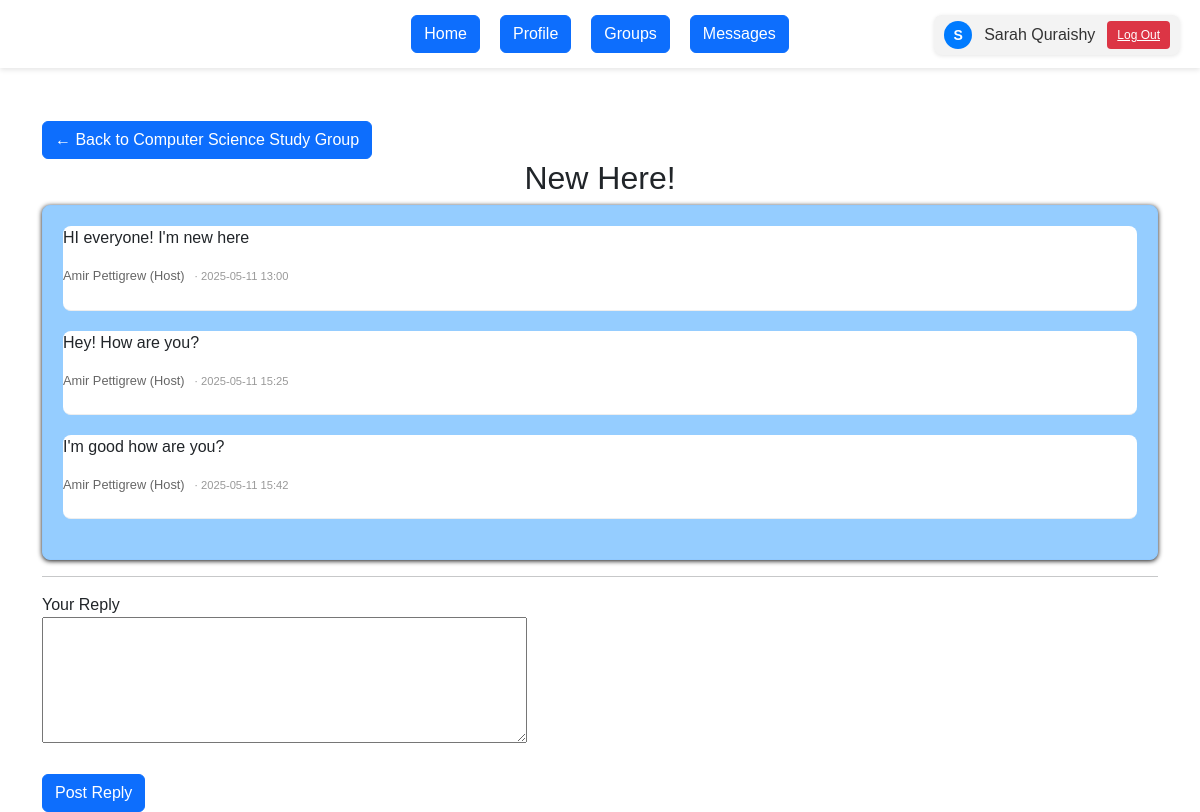
The app's page /groups/2/threads/1 (signed in) with its own data.
### app/models/models.py (models this page shows)
class User(UserMixin, db.Model):
    __tablename__ = 'users'
    id = db.Column(db.Integer, primary_key=True)
    southern_email = db.Column(db.String(120), unique=True, nullable=False)
    name = db.Column(db.String(100), nullable=False)
    password_hash = db.Column(db.String(128), nullable=False)
    created_at = db.Column(db.DateTime, default=datetime.utcnow)
    groups = db.relationship('StudyGroup', backref='creator', lazy=True)
    memberships = db.relationship('Membership', backref='user', lazy=True)
    forums = db.relationship('Forum', backref='forum_creator', lazy=True)
    sent_messages = db.relationship('Message', foreign_keys='Message.sender_id', backref='sender', lazy=True)
    received_messages = db.relationship('Message', foreign_keys='Message.receiver_id', backref='receiver', lazy=True)
    thread_posts = db.relationship('ThreadMessage', foreign_keys='ThreadMessage.author_id', backref='author', lazy=True)

class StudyGroup(db.Model):
    __tablename__ = 'study_groups'
    id = db.Column(db.Integer, primary_key=True)
    subject = db.Column(db.String(50), nullable=False)
    meet_time = db.Column(db.DateTime, nullable=False)
    name = db.Column(db.String(100), nullable=False)
    description = db.Column(db.Text)
    location = db.Column(db.String(200), nullable=False)
    created_by_id = db.Column(db.Integer, db.ForeignKey('users.id'), nullable=False)
    created_at = db.Column(db.DateTime, default=datetime.utcnow)
    forums = db.relationship('Forum', backref='study_group', lazy=True, cascade='all, delete-orphan')
    memberships = db.relationship('Membership', backref='study_group', lazy=True, cascade='all, delete-orphan')

class Forum(db.Model):
    __tablename__ = 'forums'
    id = db.Column(db.Integer, primary_key=True)
    study_group_id = db.Column(db.Integer, db.ForeignKey('study_groups.id'), nullable=False)
    title = db.Column(db.String(150), nullable=False)
    created_by_id = db.Column(db.Integer, db.ForeignKey('users.id'), nullable=False)
    created_at = db.Column(db.DateTime, default=datetime.utcnow)
    messages = db.relationship('ThreadMessage', backref='thread', lazy=True, cascade='all, delete-orphan')

class ThreadMessage(db.Model):
    __tablename__ = 'thread_messages'
    id = db.Column(db.Integer, primary_key=True)
    thread_id = db.Column(db.Integer, db.ForeignKey('forums.id'), nullable=False)
    author_id = db.Column(db.Integer, db.ForeignKey('users.id'), nullable=False)
    content = db.Column(db.Text, nullable=False)
    posted_at = db.Column(db.DateTime, default=datetime.utcnow)

### app/routes/threads.py (the view)
@threads_bp.route('/groups/<int:group_id>/threads/<int:thread_id>', methods=['GET', 'POST'])
@login_required
def view_thread(group_id, thread_id):
    group = StudyGroup.query.get_or_404(group_id)
    thread = Forum.query.get_or_404(thread_id)
    is_member = Membership.query.filter_by(user_id=current_user.id, study_group_id=group.id).first() is not None
    if not is_member:
        abort(403)
    form = ThreadReplyForm()
    if form.validate_on_submit():
        reply = ThreadMessage(thread_id=thread.id, author_id=current_user.id, content=form.content.data)
        db.session.add(reply)
        db.session.commit()
        return redirect(url_for('threads.view_thread', group_id=group.id, thread_id=thread.id))
    messages = thread.messages
    unread_count = Message.query.filter_by(receiver_id=current_user.id, is_read=False).count()
    return render_template(
        'view_thread.html',
        group=group,
        thread=thread,
        messages=messages,
        form=form,
        unread_count=unread_count,
        is_member=is_member
    )

### app/routes/threads.py
class ThreadReplyForm(FlaskForm):
    content = TextAreaField("Your Reply", validators=[DataRequired(), Length(max=1000)])
    submit = SubmitField("Post Reply")

### app/__init__.py (called while the page is built)
def create_app(config_object=DevelopmentConfig):
    app = Flask(__name__, instance_relative_config=True)
    app.config.from_object(config_object)
    db.init_app(app)
    login_manager.init_app(app)
    @login_manager.user_loader
    def load_user(user_id):
        from app.models.models import User
        return User.query.get(int(user_id))
    from app.routes.auth import auth_bp
    from app.routes.main import main_bp
    app.register_blueprint(auth_bp)
    app.register_blueprint(main_bp)
    from app.routes.threads import threads_bp
    app.register_blueprint(threads_bp)
    @app.route('/')
    def root():
        return redirect(url_for('auth.login'))
    with app.app_context():
        db.create_all()
    return app

### app/templates/view_thread.html (shortened to what this page needs)
{% extends "base.html" %}
{% block content %}
 <link rel="stylesheet" href="{{ url_for('static', filename='dashboard_styles.css') }}">
  <a href="{{ url_for('main.view_group', group_id=group.id) }}">
    <button class="btn btn-primary">← Back to {{ group.name }}</button>
  </a>
  <h2>{{ thread.title }}</h2>
  <div class="replies chat-box" style="max-height: 400px; overflow-y: auto; border: 1px solid rgb(144, 201, 255); border-radius: 8px; box-shadow: #111 0px 1px 5px; padding: 20px; background-color: rgb(149, 205, 255);">
    {% for m in messages %}
      <div class="reply" style="margin-bottom: 20px; background-color: rgb(255, 255, 255); border-radius: 8px;">
        <p>{{ m.content }}</p>
        <p class="metadata">
          <span class="author">
            {{ m.author.name }}
            ({{ 'Host' if m.author.id == group.creator.id else 'Member' }})
          </span>
          <span class="timestamp">· {{ m.posted_at.strftime('%Y-%m-%d %H:%M') }}</span>
        </p>
      </div>
    {% else %}
      <p>No replies yet.</p>
    {% endfor %}
  </div>
  {% if is_member %}
    <hr>
    <form method="POST"
          action="{{ url_for('threads.view_thread', group_id=group.id, thread_id=thread.id) }}">
      {{ form.content.label }}<br>
      {{ form.content(rows=5, cols=50) }}<br><br>
      {{ form.submit(class="btn btn-primary", value='Post Reply') }}
    </form>
  {% endif %}
{% endblock %}

### app/templates/base.html (shortened to what this page needs)
<!DOCTYPE html>
<html lang="en">
<head>
  <link rel="stylesheet" href="{{ url_for('static', filename='base_styles.css') }}">
  <link rel="stylesheet" href="{{ url_for('static', filename='bootstrap.css') }}">
</head>
<body>
  {% if current_user.is_authenticated %}
    <div class="user-area">
      <a href="{{ url_for('main.profile') }}" class="user-info" style="text-decoration: none;">
        <div class="user-avatar">
          {{ current_user.name[0]|upper }}
        </div>
        <span>{{ current_user.name }}</span>
      </a>
      <a href="{{ url_for('auth.logout') }}" class="logout-button">Log Out</a>
    </div>
    <div class="menu">
      <a href="{{ url_for('main.dashboard') }}"><type="button" class="btn btn-primary"> Home</button></a>
      <a href="{{ url_for('main.profile') }}"><type="button" class="btn btn-primary"> Profile </button></a>
      <a href="{{ url_for('main.view_my_groups') }}"><type="button" class="btn btn-primary"> Groups </button></a>
      <a href="{{ url_for('auth.message') }}"><type="button" class="btn btn-primary">
        Messages
      </button></a>
    </div>
  {% endif %}
  <div class="container">
    {% block content %}{% endblock %}
  </div>
</body>
</html>

### app/static/base_styles.css (style rules this page uses)
body { display: flex; flex-direction: column; align-items: center; font-family: sans-serif; margin: 0; padding: 20px; background-color: #007bff; }
.menu { width: 100%; text-align: center; margin-bottom: 20px; }
.reply { margin-bottom: 1.5em; padding-bottom: 0.5em; border-bottom: 1px solid #eee; }
.metadata { font-size: 0.8rem; color: #666; margin-top: 4px; }
.metadata .author { font-weight: 500; }
.metadata .timestamp { font-size: 0.7rem; color: #999; margin-left: 6px; }
.user-area { position: absolute; top: 15px; right: 20px; display: flex; align-items: center; gap: 12px; background-color: #f3f3f3; padding: 6px 10px; border-radius: 8px; box-shadow: 0 1px 4px rgba(0,0,0,0.1); }
.user-info { display: flex; align-items: center; gap: 6px; text-decoration: none; color: #333; }
.user-avatar { width: 28px; height: 28px; background-color: #007bff; color: white; border-radius: 50%; text-align: center; line-height: 28px; font-size: 14px; font-weight: bold; }
.logout-button { background-color: #dc3545; color: white; border: none; padding: 5px 10px; border-radius: 4px; font-size: 12px; cursor: pointer; transition: background-color 0.2s ease; display: inline-block; }

### app/static/dashboard_styles.css (style rules this page uses)
body { display: flex; flex-direction: column; align-items: center; font-family: sans-serif; margin: 0; padding: 0px; }
.menu { width: 100%; text-align: center; margin-bottom: 20px; }
h2 { text-align: center; }
.user-info { display: flex; align-items: center; gap: 6px; text-decoration: none; color: #333; }
.user-avatar { width: 28px; height: 28px; background-color: #007bff; color: white; border-radius: 50%; text-align: center; line-height: 28px; font-size: 14px; font-weight: bold; }
.user-area { position: absolute; top: 15px; right: 20px; display: flex; align-items: center; gap: 12px; background-color: #f3f3f3; padding: 6px 10px; border-radius: 8px; box-shadow: 0 1px 4px rgba(0,0,0,0.1); }
.logout-button { background-color: #dc3545; color: white; border: none; padding: 5px 10px; border-radius: 4px; font-size: 12px; cursor: pointer; transition: background-color 0.2s ease; display: inline-block; }
body::before { content: ""; position: fixed; top: 0; left: 0; width: 100%; height: 100%; background-image: url('scsu.svg'); background-size: cover; background-repeat: no-repeat; opacity: 0.4; z-index: -1; pointer-events: none; }
.user-info { display: flex; align-items: center; text-decoration: none; color: #333; }
.user-avatar { width: 28px; height: 28px; background-color: #007bff; color: white; border-radius: 50%; text-align: center; line-height: 28px; font-weight: bold; margin-right: 6px; }
.logout-button { background-color: #dc3545; color: white; border: none; padding: 5px 10px; border-radius: 4px; font-size: 12px; cursor: pointer; transition: background-color 0.2s ease; }
.menu { display: flex; justify-content: center; gap: 20px; background-color: #fff; padding: 15px; box-shadow: 0 2px 5px rgba(0, 0, 0, 0.1); }

### records on screen
User: name "S", name "Sarah Quraishy"
StudyGroup: name "Computer Science Study Group"
Forum: title "New Here!"
ThreadMessage: content "HI everyone! I'm new here", author.name "Amir Pettigrew", author "Host", posted_at "2025-05-11 13:00"
ThreadMessage: content "Hey! How are you?", author.name "Amir Pettigrew", author "Host", posted_at "2025-05-11 15:25"
ThreadMessage: content "I'm good how are you?", author.name "Amir Pettigrew", author "Host", posted_at "2025-05-11 15:42"
